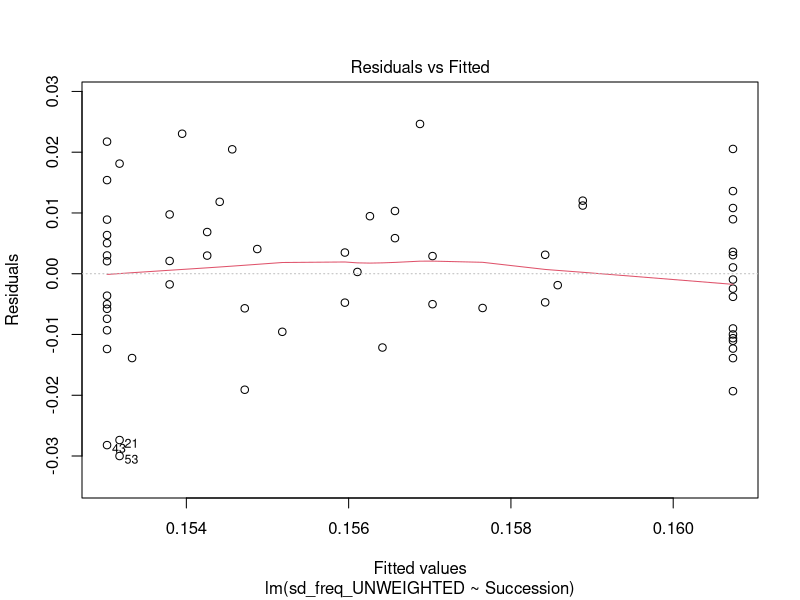
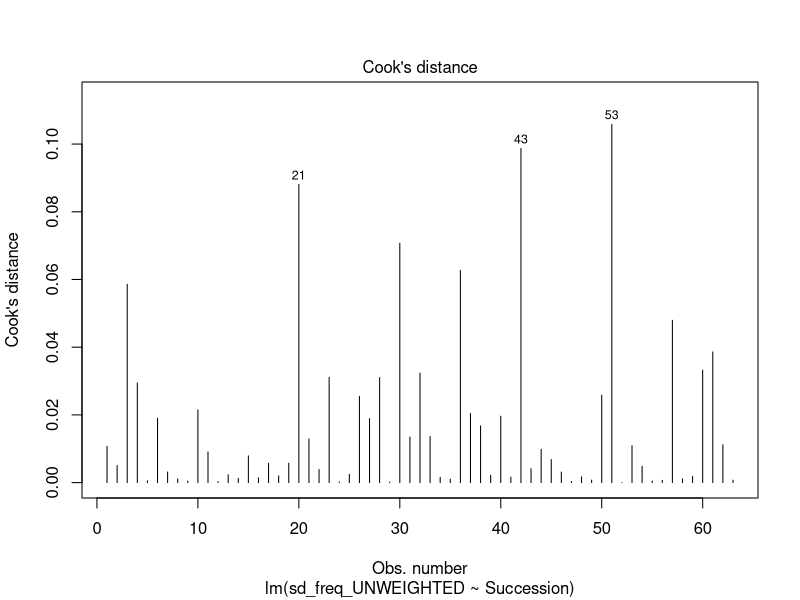

Here is the R script that generated these plots, in order:
rm(list=ls(all=TRUE))
Sys.setenv(LANG = "en")

library(dplyr)
library(lme4)
library(multcomp)

## ============================================================================================================ ##
## Test the Acoustic Adaptation Hypothesis (AAH) by linking frequency metrics with succession 


#--------------
## Load data ##
#--------------

dat <- read.csv2("Data/Testing_AAH/mean_peak_frequency_per_plot_mass_corrected.csv")

# Load recovery gradient categories
plot_categories <- read.csv("Data/plot_categories.csv", header=T, check.names = F)
plot_categories <- plot_categories[, 1:7]

dat <- merge(
  dat,
  plot_categories[, c("Plot_ID", "Label")],   
  by.x = "plot",                         
  by.y = "Plot_ID",                      
  all.x = TRUE                           
)

# Set factor levels of 'Label' to reflect the recovery gradient ##
dat$Label <- factor(
  dat$Label,
  levels = c("A_P", "A_C", "F_P", 
             "F_C", "F_P_RegI", "F_C_RegI", "A_Old",
             "F_P_RegII", "F_C_RegII", "F_Old"
  )
)

# Create an ordered factor variable
dat$Label_ord <- ordered(dat$Label,c("A_P" , "A_C" , "F_P" , "F_C" , "F_P_RegI", "F_C_RegI", "A_Old" , "F_P_RegII", "F_C_RegII","F_Old"))

# Load the numerical succession time variable
succession_time <- read.csv2("Data/Testing_AAH/Environ87.csv")

dat <- merge(
  dat,
  succession_time[, c("Plot_ID", "Succession")],
  by.x = "plot",
  by.y = "Plot_ID",
  all.x = TRUE
)


write.csv2(dat, "Data/Testing_AAH/mean_peak_frequency_per_plot_mass_corrected_gradient_succession.csv", row.names = FALSE) 

# Filter Reassembly plots
dat_reassembly <- dat %>%
  dplyr::filter(grepl("^F_", Label))



model_mean_freq_succ <- lm (mean_freq_UNWEIGHTED ~ Succession, data = dat_reassembly)
summary(model_mean_freq_succ)

model_sd_freq_succ <- lm (sd_freq_UNWEIGHTED ~ Succession, data = dat_reassembly)
summary(model_sd_freq_succ)

plot(model_sd_freq_succ, which = 1) # Residuals vs Fitted
plot(model_sd_freq_succ, which = 4) # Cook's Distance

model_check <- lm(sd_freq_UNWEIGHTED ~ Succession + num_unique_species, data = dat_reassembly)
summary(model_check)

anova(model_sd_freq_succ, model_check)


model_mean_freq_gradient <- lm(mean_freq_UNWEIGHTED ~ Label_ord, data = dat_reassembly)
summary(model_mean_freq_gradient)

model_sd_freq_gradient <- lm(sd_freq_UNWEIGHTED ~ Label_ord, data = dat)
summary(model_sd_freq_gradient)
